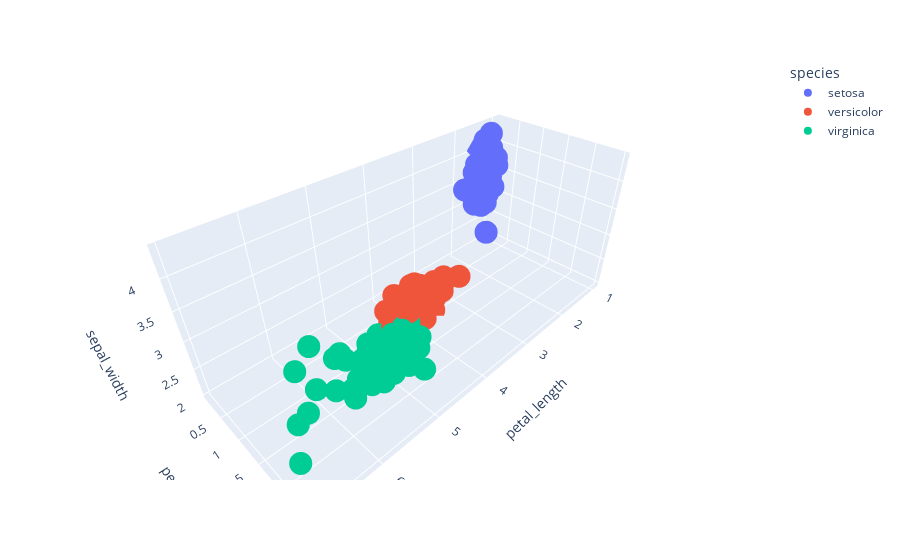

The code cell stored with this chart in its notebook:
### Code cell
px.scatter_3d(df,x='petal_length',y='petal_width',z='sepal_width' ,color ='species')

### Figure 1 — Plotly figure (JSON) as saved in the notebook; plotly's stock layout.template omitted (floating-point values rounded to 4 significant figures)
{"data": [{"hovertemplate": "species=setosa<br>petal_length=%{x}<br>petal_width=%{y}<br>sepal_width=%{z}<extra></extra>", "legendgroup": "setosa", "marker": {"color": "#636efa", "symbol": "circle"}, "mode": "markers", "name": "setosa", "scene": "scene", "showlegend": true, "type": "scatter3d", "x": [1.4, 1.4, 1.3, 1.5, 1.4, 1.7, 1.4, 1.5, 1.4, 1.5, 1.5, 1.6, 1.4, 1.1, 1.2, 1.5, 1.3, 1.4, 1.7, 1.5, 1.7, 1.5, 1, 1.7, 1.9, 1.6, 1.6, 1.5, 1.4, 1.6, 1.6, 1.5, 1.5, 1.4, 1.5, 1.2, 1.3, 1.4, 1.3, 1.5, 1.3, 1.3, 1.3, 1.6, 1.9, 1.4, 1.6, 1.4, 1.5, 1.4], "y": [0.2, 0.2, 0.2, 0.2, 0.2, 0.4, 0.3, 0.2, 0.2, 0.1, 0.2, 0.2, 0.1, 0.1, 0.2, 0.4, 0.4, 0.3, 0.3, 0.3, 0.2, 0.4, 0.2, 0.5, 0.2, 0.2, 0.4, 0.2, 0.2, 0.2, 0.2, 0.4, 0.1, 0.2, 0.2, 0.2, 0.2, 0.1, 0.2, 0.2, 0.3, 0.3, 0.2, 0.6, 0.4, 0.3, 0.2, 0.2, 0.2, 0.2], "z": [3.5, 3, 3.2, 3.1, 3.6, 3.9, 3.4, 3.4, 2.9, 3.1, 3.7, 3.4, 3, 3, 4, 4.4, 3.9, 3.5, 3.8, 3.8, 3.4, 3.7, 3.6, 3.3, 3.4, 3, 3.4, 3.5, 3.4, 3.2, 3.1, 3.4, 4.1, 4.2, 3.1, 3.2, 3.5, 3.6, 3, 3.4, 3.5, 2.3, 3.2, 3.5, 3.8, 3, 3.8, 3.2, 3.7, 3.3]}, {"hovertemplate": "species=versicolor<br>petal_length=%{x}<br>petal_width=%{y}<br>sepal_width=%{z}<extra></extra>", "legendgroup": "versicolor", "marker": {"color": "#EF553B", "symbol": "circle"}, "mode": "markers", "name": "versicolor", "scene": "scene", "showlegend": true, "type": "scatter3d", "x": [4.7, 4.5, 4.9, 4, 4.6, 4.5, 4.7, 3.3, 4.6, 3.9, 3.5, 4.2, 4, 4.7, 3.6, 4.4, 4.5, 4.1, 4.5, 3.9, 4.8, 4, 4.9, 4.7, 4.3, 4.4, 4.8, 5, 4.5, 3.5, 3.8, 3.7, 3.9, 5.1, 4.5, 4.5, 4.7, 4.4, 4.1, 4, 4.4, 4.6, 4, 3.3, 4.2, 4.2, 4.2, 4.3, 3, 4.1], "y": [1.4, 1.5, 1.5, 1.3, 1.5, 1.3, 1.6, 1, 1.3, 1.4, 1, 1.5, 1, 1.4, 1.3, 1.4, 1.5, 1, 1.5, 1.1, 1.8, 1.3, 1.5, 1.2, 1.3, 1.4, 1.4, 1.7, 1.5, 1, 1.1, 1, 1.2, 1.6, 1.5, 1.6, 1.5, 1.3, 1.3, 1.3, 1.2, 1.4, 1.2, 1, 1.3, 1.2, 1.3, 1.3, 1.1, 1.3], "z": [3.2, 3.2, 3.1, 2.3, 2.8, 2.8, 3.3, 2.4, 2.9, 2.7, 2, 3, 2.2, 2.9, 2.9, 3.1, 3, 2.7, 2.2, 2.5, 3.2, 2.8, 2.5, 2.8, 2.9, 3, 2.8, 3, 2.9, 2.6, 2.4, 2.4, 2.7, 2.7, 3, 3.4, 3.1, 2.3, 3, 2.5, 2.6, 3, 2.6, 2.3, 2.7, 3, 2.9, 2.9, 2.5, 2.8]}, {"hovertemplate": "species=virginica<br>petal_length=%{x}<br>petal_width=%{y}<br>sepal_width=%{z}<extra></extra>", "legendgroup": "virginica", "marker": {"color": "#00cc96", "symbol": "circle"}, "mode": "markers", "name": "virginica", "scene": "scene", "showlegend": true, "type": "scatter3d", "x": [6, 5.1, 5.9, 5.6, 5.8, 6.6, 4.5, 6.3, 5.8, 6.1, 5.1, 5.3, 5.5, 5, 5.1, 5.3, 5.5, 6.7, 6.9, 5, 5.7, 4.9, 6.7, 4.9, 5.7, 6, 4.8, 4.9, 5.6, 5.8, 6.1, 6.4, 5.6, 5.1, 5.6, 6.1, 5.6, 5.5, 4.8, 5.4, 5.6, 5.1, 5.1, 5.9, 5.7, 5.2, 5, 5.2, 5.4, 5.1], "y": [2.5, 1.9, 2.1, 1.8, 2.2, 2.1, 1.7, 1.8, 1.8, 2.5, 2, 1.9, 2.1, 2, 2.4, 2.3, 1.8, 2.2, 2.3, 1.5, 2.3, 2, 2, 1.8, 2.1, 1.8, 1.8, 1.8, 2.1, 1.6, 1.9, 2, 2.2, 1.5, 1.4, 2.3, 2.4, 1.8, 1.8, 2.1, 2.4, 2.3, 1.9, 2.3, 2.5, 2.3, 1.9, 2, 2.3, 1.8], "z": [3.3, 2.7, 3, 2.9, 3, 3, 2.5, 2.9, 2.5, 3.6, 3.2, 2.7, 3, 2.5, 2.8, 3.2, 3, 3.8, 2.6, 2.2, 3.2, 2.8, 2.8, 2.7, 3.3, 3.2, 2.8, 3, 2.8, 3, 2.8, 3.8, 2.8, 2.8, 2.6, 3, 3.4, 3.1, 3, 3.1, 3.1, 3.1, 2.7, 3.2, 3.3, 3, 2.5, 3, 3.4, 3]}], "layout": {"legend": {"title": {"text": "species"}, "tracegroupgap": 0}, "margin": {"t": 60}, "scene": {"domain": {"x": [0, 1], "y": [0, 1]}, "xaxis": {"title": {"text": "petal_length"}}, "yaxis": {"title": {"text": "petal_width"}}, "zaxis": {"title": {"text": "sepal_width"}}}}}
